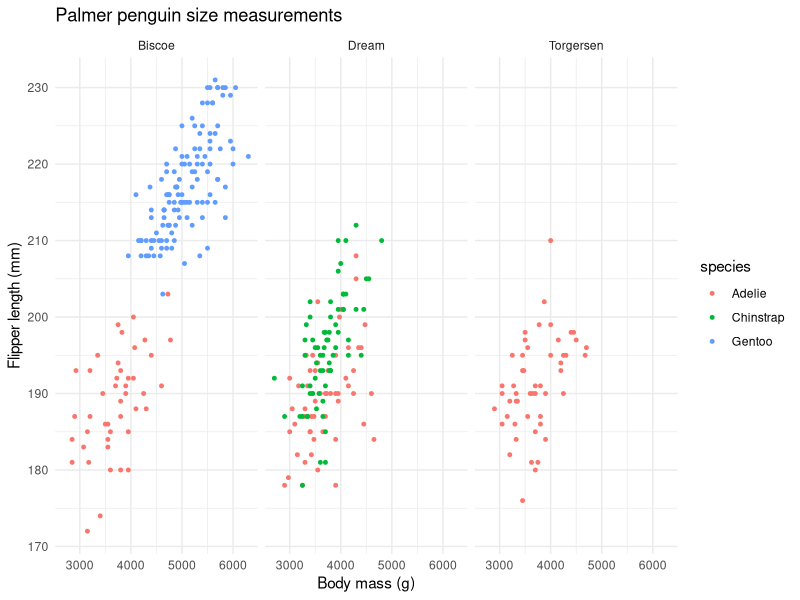
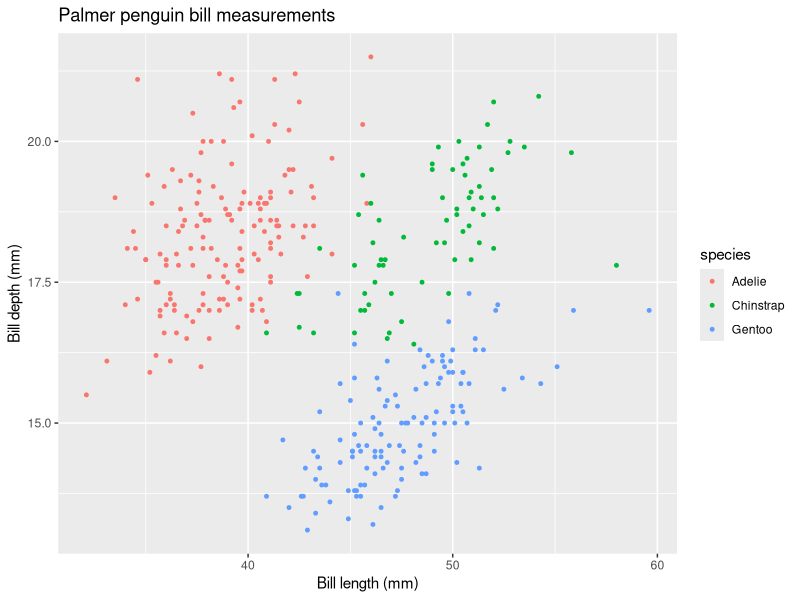
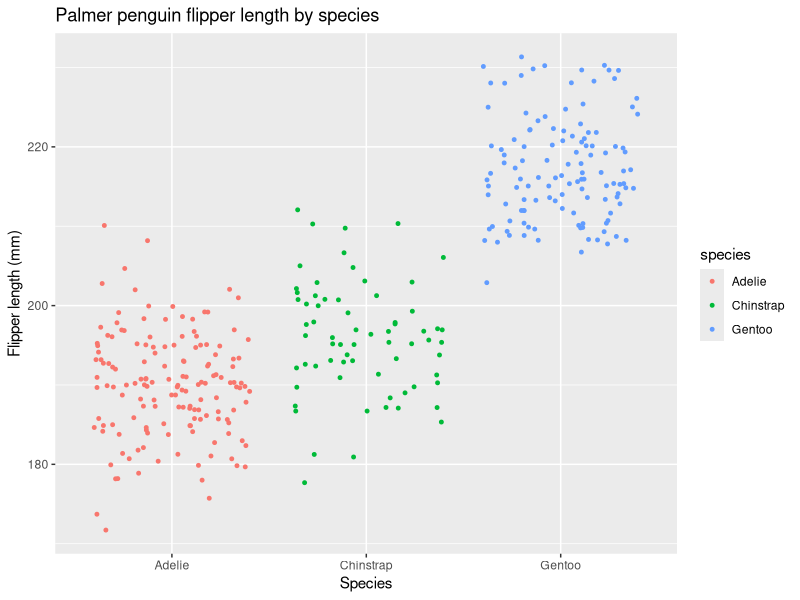

Recreate these plots in R, in order.
## ---- chunk 1
knitr::opts_chunk$set(echo = TRUE)
library(tidyverse)
library("palmerpenguins")
## ---- chunk 2
head(penguins)
glimpse(penguins)
tail(penguins)
## ---- chunk 3
ggplot(data=penguins, aes(x = body_mass_g, y = flipper_length_mm)) + 
  geom_point(aes(color = species), size = 1) +
  facet_wrap(~island) +
  theme_minimal() + 
  labs(x = "Body mass (g)",
       y = "Flipper length (mm)",
       title = "Palmer penguin size measurements")
## ---- chunk 4
ggplot(data=penguins, aes(x = bill_length_mm, y = bill_depth_mm)) + 
  geom_point(aes(color=species), size = 1) +
  labs(x = "Bill length (mm)",
       y = "Bill depth (mm)",
       title = "Palmer penguin bill measurements")
## ---- chunk 5
ggplot(data=penguins, aes(x = species, y = flipper_length_mm)) + 
  geom_jitter(aes(color=species), size = 1, width = 0.4) + 
  labs(x = "Species",
       y = "Flipper length (mm)",
       title = "Palmer penguin flipper length by species")
